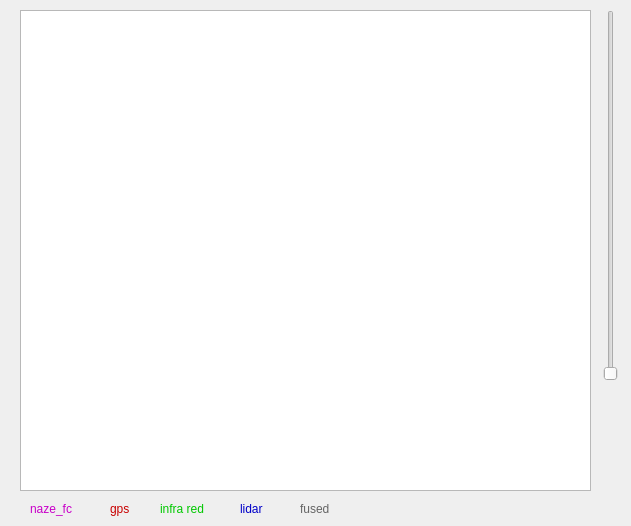
       <widget class="QWidget" name="altitude_tab">
        <attribute name="title">
         <string>altitude</string>
        </attribute>
        <widget class="PlotWidget" name="graphicsView_altitude">
         <property name="geometry">
          <rect>
           <x>20</x>
           <y>10</y>
           <width>571</width>
           <height>481</height>
          </rect>
         </property>
        </widget>
        <widget class="QSlider" name="slider_altitude">
         <property name="geometry">
          <rect>
           <x>600</x>
           <y>10</y>
           <width>22</width>
           <height>371</height>
          </rect>
         </property>
         <property name="orientation">
          <enum>Qt::Vertical</enum>
         </property>
        </widget>
        <widget class="QLabel" name="rc_fc_label_throttle_2">
         <property name="geometry">
          <rect>
           <x>160</x>
           <y>500</y>
           <width>66</width>
           <height>17</height>
          </rect>
         </property>
         <property name="font">
          <font>
           <weight>50</weight>
           <bold>false</bold>
          </font>
         </property>
         <property name="styleSheet">
          <string notr="true">QLabel{ color: rgb(0,200,0) }</string>
         </property>
         <property name="text">
          <string>infra red</string>
         </property>
        </widget>
        <widget class="QLabel" name="rc_fc_label_throttle_3">
         <property name="geometry">
          <rect>
           <x>240</x>
           <y>500</y>
           <width>66</width>
           <height>17</height>
          </rect>
         </property>
         <property name="font">
          <font>
           <weight>50</weight>
           <bold>false</bold>
          </font>
         </property>
         <property name="styleSheet">
          <string notr="true">QLabel{ color: rgb(0,0,200) }</string>
         </property>
         <property name="text">
          <string>lidar</string>
         </property>
        </widget>
        <widget class="QLabel" name="rc_fc_label_throttle_4">
         <property name="geometry">
          <rect>
           <x>300</x>
           <y>500</y>
           <width>66</width>
           <height>17</height>
          </rect>
         </property>
         <property name="font">
          <font>
           <weight>50</weight>
           <bold>false</bold>
          </font>
         </property>
         <property name="styleSheet">
          <string notr="true">QLabel{ color: rgb(100,100,100) }</string>
         </property>
         <property name="text">
          <string>fused</string>
         </property>
        </widget>
        <widget class="QLabel" name="rc_fc_label_throttle_5">
         <property name="geometry">
          <rect>
           <x>110</x>
           <y>500</y>
           <width>66</width>
           <height>17</height>
          </rect>
         </property>
         <property name="font">
          <font>
           <weight>50</weight>
           <bold>false</bold>
          </font>
         </property>
         <property name="styleSheet">
          <string notr="true">QLabel{ color: rgb(200,0,0) }</string>
         </property>
         <property name="text">
          <string>gps</string>
         </property>
        </widget>
        <widget class="QLabel" name="rc_fc_label_throttle_6">
         <property name="geometry">
          <rect>
           <x>30</x>
           <y>500</y>
           <width>66</width>
           <height>17</height>
          </rect>
         </property>
         <property name="font">
          <font>
           <weight>50</weight>
           <bold>false</bold>
          </font>
         </property>
         <property name="styleSheet">
          <string notr="true">QLabel{ color: rgb(200,0,200) }</string>
         </property>
         <property name="text">
          <string>naze_fc</string>
         </property>
        </widget>
       </widget>
